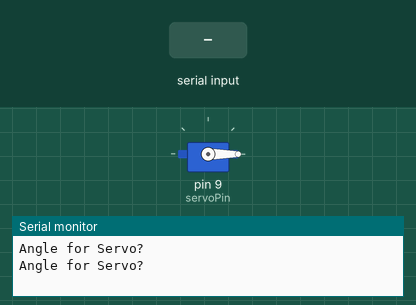
Recording of a sketch running on a simulated Arduino Uno, built with avr-gcc and run on an emulated ATmega328P. On the bench: servo, the last lines printed to the serial monitor. The inputs (shaded band) are chosen by the test bench.

Above: at 1.2 s.
1.3 s: "90,45\n" received over Serial
At 2.1 s:
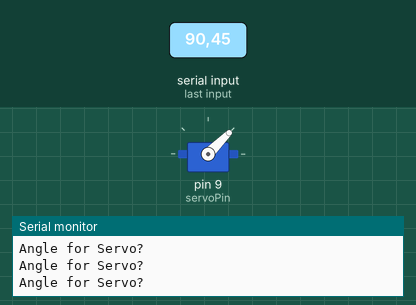
3.8 s: "30,150\n" received over Serial
At 4.2 s:
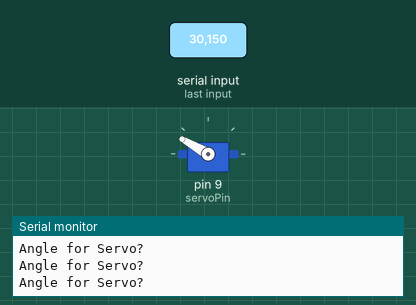
6.3 s: "200\n" received over Serial
At 7.1 s:
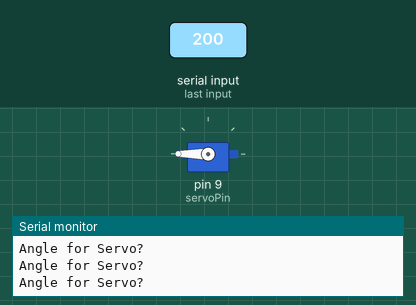
Timing chart, 0 to 9.3 s (numbered marks = the images above; inputs shaded):
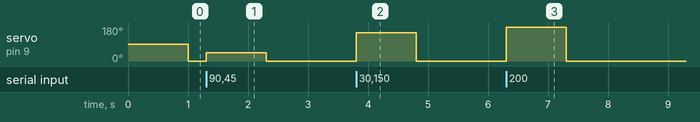

Measured:
- after the input at 1.3 s, servo on pin 9 (servoPin): 0° → 45° at once, → 0° 1.0 s later
- after the input at 3.8 s, servo on pin 9 (servoPin): 0° → 150° at once, → 0° 1.0 s later
- after the input at 6.3 s, servo on pin 9 (servoPin): 0° → 180° at once, → 0° 1.0 s later

The sketch:

sketch_oct27a.ino
```cpp
#include <Servo.h>
int servoPin = 9;
int servoPos = 0;

Servo myServo;

void setup() {
  Serial.begin(9600);
  myServo.attach(servoPin);
}

void loop() {
  Serial.println("Angle for Servo? ");
  if (Serial.available() == 0) {
  }
  servoPos = Serial.parseInt();
  myServo.write(servoPos);
}
```
